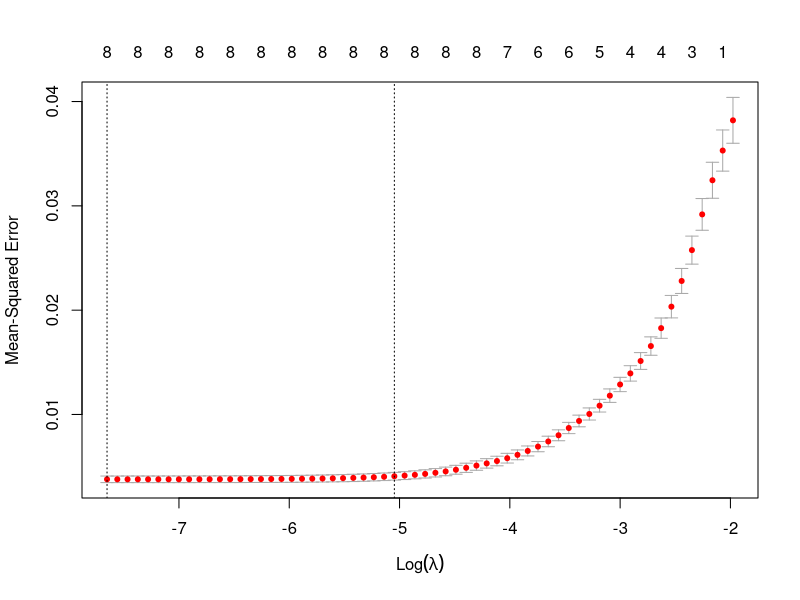

R code for this plot:
## ---- chunk 1
library(dplyr)
library(tidyr)
library(readr)
library(ggplot2)
library(gridExtra)
library(caret)
library(glmnet)
## ---- chunk 2
mens_opp <- read_csv("Data/2024_Mens_PerGame_Opp.csv")
mens_team <- read_csv("Data/2024_Mens_PerGame_Team.csv")
womens_opp <- read_csv("Data/2024_Womens_PerGame_Opp.csv")
womens_team <- read_csv("Data/2024_Womens_PerGame_Team.csv")

mens_stats<- bind_cols(mens_team, mens_opp) 
womens_stats<- bind_cols(womens_team, womens_opp)

mens_stats<- mens_stats |>
  select(-`School...22`) |>
  rename("Team" = `School...1`)

womens_stats<- womens_stats |>
  select(-`School...22`) |>
  rename("Team" = `School...1`)
## ---- chunk 3
FT_COEFF<- 0.44

mens_stats<- mens_stats |>
  mutate("TmPoss" = (TmFGA - TmORB) + TmTOV + (FT_COEFF * TmFTA),
         "OppPoss" = (OppFGA - OppORB) + OppTOV + (FT_COEFF * TmFTA),
         "TmOffRtg" = (TmPts / TmPoss) * 100,
         "TmDefRtg" = (OppPts / OppPoss) * 100,
         "TmNetRtg" = TmOffRtg - TmDefRtg,
         "TmeFG" = (TmFG + (Tm3P * 0.5)) / TmFGA,
         "OppeFG" = (OppFG + (Opp3P * 0.5)) / OppFGA,
         "TmFTRte" = TmFTA / TmFGA,
         "OppFTRte" = OppFTA / OppFGA,
         "TmTOVRte" = TmTOV / TmPoss,
         "OppTOVRte" = OppTOV / OppPoss,
         "TmDRB" = TmTRB - TmORB,
         "OppDRB" = OppTRB - OppORB,
         "ORBRte" = TmORB / (TmORB + OppDRB),
         "DRBRte" = TmDRB / (OppORB + TmDRB),
         "TmASTRte" = TmAST / TmPoss,
         "OppASTRte" = OppAST / OppPoss)

womens_stats<- womens_stats |>
  mutate("TmPoss" = (TmFGA - TmORB) + TmTOV + (FT_COEFF * TmFTA),
         "OppPoss" = (OppFGA - OppORB) + OppTOV + (FT_COEFF * TmFTA),
         "TmOffRtg" = (TmPts / TmPoss) * 100,
         "TmDefRtg" = (OppPts / OppPoss) * 100,
         "TmNetRtg" = TmOffRtg - TmDefRtg,
         "TmeFG" = (TmFG + (Tm3P * 0.5)) / TmFGA,
         "OppeFG" = (OppFG + (Opp3P * 0.5)) / OppFGA,
         "TmFTRte" = TmFT / TmFGA,
         "OppFTRte" = OppFT / OppFGA,
         "TmTOVRte" = TmTOV / TmPoss,
         "OppTOVRte" = OppTOV / OppPoss,
         "TmDRB" = TmTRB - TmORB,
         "OppDRB" = OppTRB - OppORB,
         "ORBRte" = TmORB / (TmORB + OppDRB),
         "DRBRte" = TmDRB / (OppORB + TmDRB),
         "TmASTRte" = TmAST / TmPoss,
         "OppASTRte" = OppAST / OppPoss)
## ---- chunk 4
target_var<- womens_stats$`W-L%`

x_var<- data.matrix(womens_stats[, c("TmeFG", "OppeFG", "TmTOVRte", "OppTOVRte", "TmFTRte", "OppFTRte", "ORBRte", "DRBRte")])
## ---- chunk 5
cv_model<- cv.glmnet(x_var, target_var, alpha = 1)

best_lambda<- cv_model$lambda.min

print(best_lambda)
## ---- chunk 6
plot(cv_model)
## ---- chunk 7
best_model<- glmnet(x_var, target_var, alpha = 1, lambda = best_lambda)

coef(best_model)
## ---- chunk 8
predictions<- predict(best_model, s = best_lambda, newx = x_var)

tss<- sum((target_var - mean(target_var))^2)
rss<- sum((predictions - target_var)^2)

rsq<- 1 - (rss / tss)

print(rsq)
